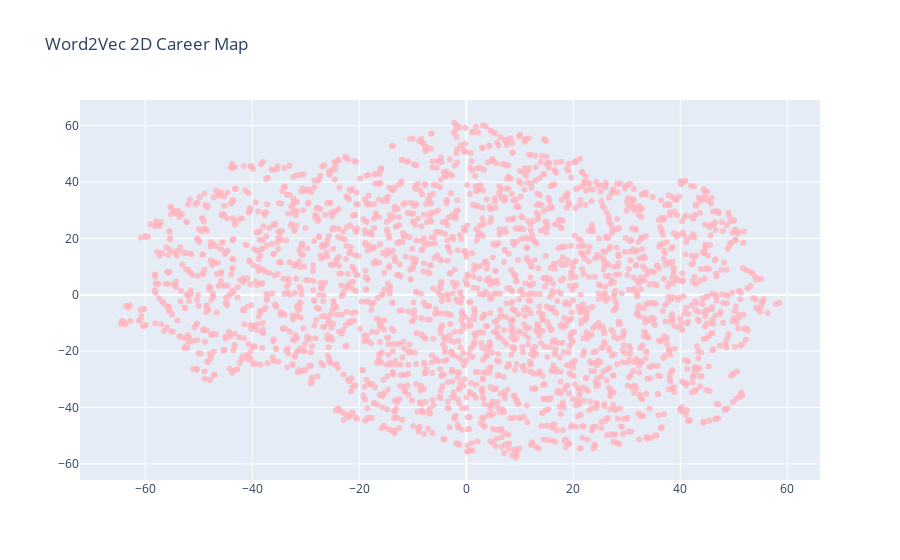

Notebook code for this chart:
### Code cell
import plotly.graph_objects as go
# Display data
fig = go.Figure()

fig.add_trace(go.Scatter(
    x=w2v_visual[:,0], y=w2v_visual[:,1],
    text=train['posTitle'], # ! LABELS ARE WRONG
    mode='markers',
    marker_color='rgba(255, 182, 193, .8)'
))
fig.update_layout(title='Word2Vec 2D Career Map')

### Figure 1 — Plotly figure (JSON) as saved in the notebook; plotly's stock layout.template omitted (floating-point values rounded to 4 significant figures; data arrays with more than 128 entries replaced by an {"elided": "..."} marker saying what was removed)
{"data": [{"marker": {"color": "rgba(255, 182, 193, .8)"}, "mode": "markers", "text": {"elided": "2817 str values"}, "type": "scatter", "x": {"elided": "2817 float values"}, "y": {"elided": "2817 float values"}}], "layout": {"title": {"text": "Word2Vec 2D Career Map"}}}
